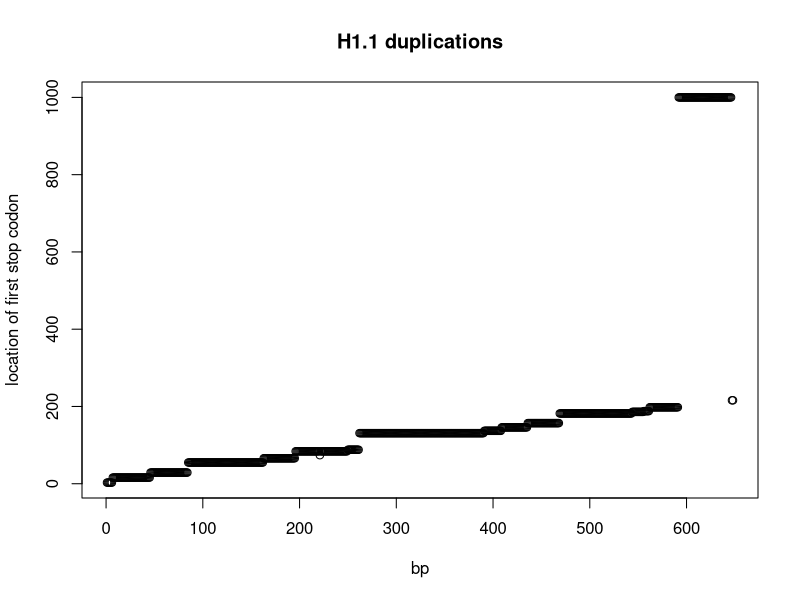

The R source for this figure: (Note: this script raises an error after producing the figure.)
library(stringr)

#insert sequence here, can repeat for different sequences
sequence="ATGTCTGAAACAGTGCCTCCCGCCCCCGCCGCTTCTGCTGCTCCTGAGAAACCTTTAGCTGGCAAGAAGGCAAAGAAACCTGCTAAGGCTGCAGCAGCCTCCAAGAAAAAACCCGCTGGCCCTTCCGTGTCAGAGCTGATCGTGCAGGCTGCTTCCTCCTCTAAGGAGCGTGGTGGTGTGTCGTTGGCAGCTCTTAAAAAGGCGCTGGCGGCCGCAGGCTACGACGTGGAGAAGAACAACAGCCGCATTAAGCTGGGCATTAAGAGCCTGGTAAGCAAGGGAACGTTGGTGCAGACAAAGGGTACCGGAGCCTCGGGTTCCTTCAAGCTCAACAAGAAGGCGTCCTCCGTGGAAACCAAGCCCGGCGCCTCAAAGGTGGCTACAAAAACTAAGGCAACGGGTGCATCTAAAAAGCTCAAAAAGGCCACGGGGGCTAGCAAAAAGAGCGTCAAGACTCCGAAAAAGGCTAAAAAGCCTGCGGCAACAAGGAAATCCTCCAAGAATCCAAAAAAACCCAAAACTGTAAAGCCCAAGAAAGTAGCTAAAAGCCCTGCTAAAGCTAAGGCTGTAAAACCCAAGGCGGCCAAGGCTAGGGTGACGAAGCCAAAGACTGCCAAACCCAAGAAAGCGGCACCCAAGAAAAAGTAA"

#clean up
seq_split=unlist(strsplit(sequence,""))
seq_split=seq_split[seq_split !="\n"]
seq_joined=paste(seq_split,collapse="")

######### DUPLICATIONS

#Generate dataframe with all duplications
seq_dup=as.data.frame(matrix(,nrow=length(seq_split)+1,ncol=length(seq_split)))

for (i in 1:length(seq_split)){
  seq_dup[,i]=append(seq_split,seq_split[i],after=i)
}

#If want all duplications joined

Dup_Joined=as.data.frame(matrix(,nrow=10,ncol=length(seq_split)))

for (i in 1:ncol(Dup_Joined)){
  Dup_Joined[1,i]=paste(seq_dup[,i],collapse="")
  
}

#Find what position a stop codon is at, might need to numbers in here depending on length of amino acid and bp sequences
Dup_codons=as.data.frame(matrix(,nrow=length(seq_split)/3,ncol=length(seq_split)))
for (i in 1:ncol(Dup_Joined)){
  Dup_codons[1:216,i]=sapply(seq(1,648,by=3),function(j) substr(Dup_Joined[1,i],j,j+2))
}

#This sets na's just to 1000, can change if desired
for (i in 1:ncol(Dup_Joined)){
  Dup_codons[217,i]=grep("TAG",Dup_codons[,i])[1]
  Dup_codons[218,i]=grep("TAA",Dup_codons[,i])[1]
  Dup_codons[219,i]=grep("TGA",Dup_codons[,i])[1]
  stringg=c(Dup_codons[217,i],Dup_codons[218,i],Dup_codons[219,i])
  stringg[is.na(stringg)]=1000
  Dup_codons[220,i]=min(as.numeric(stringg))
}

d=c(1:648)
plot(d,Dup_codons[220,],xlab="bp",ylab="location of first stop codon")  
title("H1.1 duplications")

Dup_Joined=Dup_Joined[1,]
write.csv(Dup_Joined, "/path.csv", row.names=FALSE)

#Convert all dna sequences to amino acids, for duplications

Dup_AAs=Dup_codons
Dup_AAs=lapply(Dup_AAs,gsub,pattern="TTT",replacement="F",fixed=TRUE)
Dup_AAs=lapply(Dup_AAs,gsub,pattern="TTC",replacement="F",fixed=TRUE)
Dup_AAs=lapply(Dup_AAs,gsub,pattern="TTA",replacement="L",fixed=TRUE)
Dup_AAs=lapply(Dup_AAs,gsub,pattern="TTG",replacement="L",fixed=TRUE)
Dup_AAs=lapply(Dup_AAs,gsub,pattern="CTT",replacement="L",fixed=TRUE)
Dup_AAs=lapply(Dup_AAs,gsub,pattern="CTC",replacement="L",fixed=TRUE)
Dup_AAs=lapply(Dup_AAs,gsub,pattern="CTA",replacement="L",fixed=TRUE)
Dup_AAs=lapply(Dup_AAs,gsub,pattern="CTG",replacement="L",fixed=TRUE)
Dup_AAs=lapply(Dup_AAs,gsub,pattern="ATT",replacement="I",fixed=TRUE)
Dup_AAs=lapply(Dup_AAs,gsub,pattern="ATC",replacement="I",fixed=TRUE)
Dup_AAs=lapply(Dup_AAs,gsub,pattern="ATA",replacement="I",fixed=TRUE)
Dup_AAs=lapply(Dup_AAs,gsub,pattern="ATG",replacement="M",fixed=TRUE)
Dup_AAs=lapply(Dup_AAs,gsub,pattern="GTT",replacement="V",fixed=TRUE)
Dup_AAs=lapply(Dup_AAs,gsub,pattern="GTC",replacement="V",fixed=TRUE)
Dup_AAs=lapply(Dup_AAs,gsub,pattern="GTA",replacement="V",fixed=TRUE)
Dup_AAs=lapply(Dup_AAs,gsub,pattern="GTG",replacement="V",fixed=TRUE)
Dup_AAs=lapply(Dup_AAs,gsub,pattern="TCT",replacement="S",fixed=TRUE)
Dup_AAs=lapply(Dup_AAs,gsub,pattern="TCC",replacement="S",fixed=TRUE)
Dup_AAs=lapply(Dup_AAs,gsub,pattern="TCA",replacement="S",fixed=TRUE)
Dup_AAs=lapply(Dup_AAs,gsub,pattern="TCG",replacement="S",fixed=TRUE)
Dup_AAs=lapply(Dup_AAs,gsub,pattern="CCT",replacement="P",fixed=TRUE)
Dup_AAs=lapply(Dup_AAs,gsub,pattern="CCC",replacement="P",fixed=TRUE)
Dup_AAs=lapply(Dup_AAs,gsub,pattern="CCA",replacement="P",fixed=TRUE)
Dup_AAs=lapply(Dup_AAs,gsub,pattern="CCG",replacement="P",fixed=TRUE)
Dup_AAs=lapply(Dup_AAs,gsub,pattern="ACT",replacement="T",fixed=TRUE)
Dup_AAs=lapply(Dup_AAs,gsub,pattern="ACC",replacement="T",fixed=TRUE)
Dup_AAs=lapply(Dup_AAs,gsub,pattern="ACA",replacement="T",fixed=TRUE)
Dup_AAs=lapply(Dup_AAs,gsub,pattern="ACG",replacement="T",fixed=TRUE)
Dup_AAs=lapply(Dup_AAs,gsub,pattern="GCT",replacement="A",fixed=TRUE)
Dup_AAs=lapply(Dup_AAs,gsub,pattern="GCC",replacement="A",fixed=TRUE)
Dup_AAs=lapply(Dup_AAs,gsub,pattern="GCA",replacement="A",fixed=TRUE)
Dup_AAs=lapply(Dup_AAs,gsub,pattern="GCG",replacement="A",fixed=TRUE)
Dup_AAs=lapply(Dup_AAs,gsub,pattern="TAT",replacement="Y",fixed=TRUE)
Dup_AAs=lapply(Dup_AAs,gsub,pattern="TAC",replacement="Y",fixed=TRUE)
Dup_AAs=lapply(Dup_AAs,gsub,pattern="TAA",replacement="*",fixed=TRUE)
Dup_AAs=lapply(Dup_AAs,gsub,pattern="TAG",replacement="*",fixed=TRUE)
Dup_AAs=lapply(Dup_AAs,gsub,pattern="CAT",replacement="H",fixed=TRUE)
Dup_AAs=lapply(Dup_AAs,gsub,pattern="CAC",replacement="H",fixed=TRUE)
Dup_AAs=lapply(Dup_AAs,gsub,pattern="CAA",replacement="Q",fixed=TRUE)
Dup_AAs=lapply(Dup_AAs,gsub,pattern="CAG",replacement="Q",fixed=TRUE)
Dup_AAs=lapply(Dup_AAs,gsub,pattern="AAT",replacement="N",fixed=TRUE)
Dup_AAs=lapply(Dup_AAs,gsub,pattern="AAC",replacement="N",fixed=TRUE)
Dup_AAs=lapply(Dup_AAs,gsub,pattern="AAA",replacement="K",fixed=TRUE)
Dup_AAs=lapply(Dup_AAs,gsub,pattern="AAG",replacement="K",fixed=TRUE)
Dup_AAs=lapply(Dup_AAs,gsub,pattern="GAT",replacement="D",fixed=TRUE)
Dup_AAs=lapply(Dup_AAs,gsub,pattern="GAC",replacement="D",fixed=TRUE)
Dup_AAs=lapply(Dup_AAs,gsub,pattern="GAA",replacement="E",fixed=TRUE)
Dup_AAs=lapply(Dup_AAs,gsub,pattern="GAG",replacement="E",fixed=TRUE)
Dup_AAs=lapply(Dup_AAs,gsub,pattern="TGT",replacement="C",fixed=TRUE)
Dup_AAs=lapply(Dup_AAs,gsub,pattern="TGC",replacement="C",fixed=TRUE)
Dup_AAs=lapply(Dup_AAs,gsub,pattern="TGA",replacement="*",fixed=TRUE)
Dup_AAs=lapply(Dup_AAs,gsub,pattern="TGG",replacement="W",fixed=TRUE)
Dup_AAs=lapply(Dup_AAs,gsub,pattern="CGT",replacement="R",fixed=TRUE)
Dup_AAs=lapply(Dup_AAs,gsub,pattern="CGC",replacement="R",fixed=TRUE)
Dup_AAs=lapply(Dup_AAs,gsub,pattern="CGA",replacement="R",fixed=TRUE)
Dup_AAs=lapply(Dup_AAs,gsub,pattern="CGG",replacement="R",fixed=TRUE)
Dup_AAs=lapply(Dup_AAs,gsub,pattern="AGT",replacement="S",fixed=TRUE)
Dup_AAs=lapply(Dup_AAs,gsub,pattern="AGC",replacement="S",fixed=TRUE)
Dup_AAs=lapply(Dup_AAs,gsub,pattern="AGA",replacement="R",fixed=TRUE)
Dup_AAs=lapply(Dup_AAs,gsub,pattern="AGG",replacement="R",fixed=TRUE)
Dup_AAs=lapply(Dup_AAs,gsub,pattern="GGT",replacement="G",fixed=TRUE)
Dup_AAs=lapply(Dup_AAs,gsub,pattern="GGC",replacement="G",fixed=TRUE)
Dup_AAs=lapply(Dup_AAs,gsub,pattern="GGA",replacement="G",fixed=TRUE)
Dup_AAs=lapply(Dup_AAs,gsub,pattern="GGG",replacement="G",fixed=TRUE)

Dup_AAs=as.data.frame(matrix(unlist(Dup_AAs),nrow=length(unlist(Dup_AAs[1]))))
Dup_AAs=Dup_AAs[-(217:220),]

#Join all amino acids
AA_Joined=as.data.frame(matrix(,nrow=1,ncol=length(seq_split)))
for (i in 1:ncol(AA_Joined)){
  AA_Joined[,i]=paste(Dup_AAs[,i],collapse="")
}

#delete everything after first stop codon
for (i in 1:ncol(AA_Joined)){
  AA_Joined[,i]=gsub("[*].*$","",AA_Joined[,i])
}

######To calculate net charge for duplications
AAs_forcharge=as.data.frame(matrix(,nrow=(nrow(Dup_AAs[1])+1),ncol=length(seq_split)))
for (i in 1:ncol(AA_Joined)){
  AAs_forcharge[1:nchar(AA_Joined[,i]),i]=unlist(strsplit(AA_Joined[,i],""))
}
AAs_forcharge[is.na(AAs_forcharge)]=0
for (i in 1:ncol(AAs_forcharge)){
  Ni=c(0.997)
  Nj=c(0.99997)
  for (y in 1:nrow(AAs_forcharge[1])){
    if (AAs_forcharge[y,i]=="R"){
      Ni=append(Ni,0.99999)
    } else if (AAs_forcharge[y,i]=="K"){
      Ni=append(Ni,0.9997)
    } else if (AAs_forcharge[y,i]=="H"){
      Ni=append(Ni,0.0909)
    } else if (AAs_forcharge[y,i]=="D"){
      Nj=append(Nj,0.9992)
    } else if (AAs_forcharge[y,i]=="E"){
      Nj=append(Nj,0.9982)
    } else if (AAs_forcharge[y,i]=="C"){
      Nj=append(Nj,0.0446)
    } else if (AAs_forcharge[y,i]=="Y"){
      Nj=append(Nj,0.00085)
    }
  }
  Z=sum(Ni)-sum(Nj)
  AAs_forcharge[217,i]=Z
}

d=c(1:648)
plot(d,AAs_forcharge[217,],xlab="bp",ylab="Net charge protein")
title("Duplications - Net charge")

#######END DUPLICATIONS


####BEGIN DELETIONS
#Generate dataframe with all deletions
seq_del=as.data.frame(matrix(,nrow=length(seq_split)-1,ncol=length(seq_split)))

for (i in 1:length(seq_split)){
  seq_del[,i]=seq_split[-i]
}

#If want all deletions joined
Del_Joined=as.data.frame(matrix(,nrow=10,ncol=length(seq_split)))

for (i in 1:ncol(Del_Joined)){
  Del_Joined[,i]=paste(seq_del[,i],collapse="")
}

#Locate stop codons for deletions
Del_codons=as.data.frame(matrix(,nrow=216,ncol=length(seq_split)))
for (i in 1:ncol(Del_codons)){
  Del_codons[1:216,i]=sapply(seq(1,648,by=3),function(j) substr(Del_Joined[1,i],j,j+2))
}

for (i in 1:ncol(Del_Joined)){
  Del_codons[217,i]=grep("TAG",Del_codons[,i])[1]
  Del_codons[218,i]=grep("TAA",Del_codons[,i])[1]
  Del_codons[219,i]=grep("TGA",Del_codons[,i])[1]
  stringg=c(Del_codons[217,i],Del_codons[218,i],Del_codons[219,i])
  stringg[is.na(stringg)]=1000
  Del_codons[220,i]=min(as.numeric(stringg))
}
d=c(1:648)
plot(d,Del_codons[220,],xlab="bp",ylab="location of first stop codon")
title("Deletions")

Del_Joined=Del_Joined[1,]
write.csv(Del_Joined, "/path.csv", row.names=FALSE)

#Convert all dna sequences to amino acids, for deletions
Del_AAs=Del_codons
Del_AAs=lapply(Del_AAs,gsub,pattern="TTT",replacement="F",fixed=TRUE)
Del_AAs=lapply(Del_AAs,gsub,pattern="TTC",replacement="F",fixed=TRUE)
Del_AAs=lapply(Del_AAs,gsub,pattern="TTA",replacement="L",fixed=TRUE)
Del_AAs=lapply(Del_AAs,gsub,pattern="TTG",replacement="L",fixed=TRUE)
Del_AAs=lapply(Del_AAs,gsub,pattern="CTT",replacement="L",fixed=TRUE)
Del_AAs=lapply(Del_AAs,gsub,pattern="CTC",replacement="L",fixed=TRUE)
Del_AAs=lapply(Del_AAs,gsub,pattern="CTA",replacement="L",fixed=TRUE)
Del_AAs=lapply(Del_AAs,gsub,pattern="CTG",replacement="L",fixed=TRUE)
Del_AAs=lapply(Del_AAs,gsub,pattern="ATT",replacement="I",fixed=TRUE)
Del_AAs=lapply(Del_AAs,gsub,pattern="ATC",replacement="I",fixed=TRUE)
Del_AAs=lapply(Del_AAs,gsub,pattern="ATA",replacement="I",fixed=TRUE)
Del_AAs=lapply(Del_AAs,gsub,pattern="ATG",replacement="M",fixed=TRUE)
Del_AAs=lapply(Del_AAs,gsub,pattern="GTT",replacement="V",fixed=TRUE)
Del_AAs=lapply(Del_AAs,gsub,pattern="GTC",replacement="V",fixed=TRUE)
Del_AAs=lapply(Del_AAs,gsub,pattern="GTA",replacement="V",fixed=TRUE)
Del_AAs=lapply(Del_AAs,gsub,pattern="GTG",replacement="V",fixed=TRUE)
Del_AAs=lapply(Del_AAs,gsub,pattern="TCT",replacement="S",fixed=TRUE)
Del_AAs=lapply(Del_AAs,gsub,pattern="TCC",replacement="S",fixed=TRUE)
Del_AAs=lapply(Del_AAs,gsub,pattern="TCA",replacement="S",fixed=TRUE)
Del_AAs=lapply(Del_AAs,gsub,pattern="TCG",replacement="S",fixed=TRUE)
Del_AAs=lapply(Del_AAs,gsub,pattern="CCT",replacement="P",fixed=TRUE)
Del_AAs=lapply(Del_AAs,gsub,pattern="CCC",replacement="P",fixed=TRUE)
Del_AAs=lapply(Del_AAs,gsub,pattern="CCA",replacement="P",fixed=TRUE)
Del_AAs=lapply(Del_AAs,gsub,pattern="CCG",replacement="P",fixed=TRUE)
Del_AAs=lapply(Del_AAs,gsub,pattern="ACT",replacement="T",fixed=TRUE)
Del_AAs=lapply(Del_AAs,gsub,pattern="ACC",replacement="T",fixed=TRUE)
Del_AAs=lapply(Del_AAs,gsub,pattern="ACA",replacement="T",fixed=TRUE)
Del_AAs=lapply(Del_AAs,gsub,pattern="ACG",replacement="T",fixed=TRUE)
Del_AAs=lapply(Del_AAs,gsub,pattern="GCT",replacement="A",fixed=TRUE)
Del_AAs=lapply(Del_AAs,gsub,pattern="GCC",replacement="A",fixed=TRUE)
Del_AAs=lapply(Del_AAs,gsub,pattern="GCA",replacement="A",fixed=TRUE)
Del_AAs=lapply(Del_AAs,gsub,pattern="GCG",replacement="A",fixed=TRUE)
Del_AAs=lapply(Del_AAs,gsub,pattern="TAT",replacement="Y",fixed=TRUE)
Del_AAs=lapply(Del_AAs,gsub,pattern="TAC",replacement="Y",fixed=TRUE)
Del_AAs=lapply(Del_AAs,gsub,pattern="TAA",replacement="*",fixed=TRUE)
Del_AAs=lapply(Del_AAs,gsub,pattern="TAG",replacement="*",fixed=TRUE)
Del_AAs=lapply(Del_AAs,gsub,pattern="CAT",replacement="H",fixed=TRUE)
Del_AAs=lapply(Del_AAs,gsub,pattern="CAC",replacement="H",fixed=TRUE)
Del_AAs=lapply(Del_AAs,gsub,pattern="CAA",replacement="Q",fixed=TRUE)
Del_AAs=lapply(Del_AAs,gsub,pattern="CAG",replacement="Q",fixed=TRUE)
Del_AAs=lapply(Del_AAs,gsub,pattern="AAT",replacement="N",fixed=TRUE)
Del_AAs=lapply(Del_AAs,gsub,pattern="AAC",replacement="N",fixed=TRUE)
Del_AAs=lapply(Del_AAs,gsub,pattern="AAA",replacement="K",fixed=TRUE)
Del_AAs=lapply(Del_AAs,gsub,pattern="AAG",replacement="K",fixed=TRUE)
Del_AAs=lapply(Del_AAs,gsub,pattern="GAT",replacement="D",fixed=TRUE)
Del_AAs=lapply(Del_AAs,gsub,pattern="GAC",replacement="D",fixed=TRUE)
Del_AAs=lapply(Del_AAs,gsub,pattern="GAA",replacement="E",fixed=TRUE)
Del_AAs=lapply(Del_AAs,gsub,pattern="GAG",replacement="E",fixed=TRUE)
Del_AAs=lapply(Del_AAs,gsub,pattern="TGT",replacement="C",fixed=TRUE)
Del_AAs=lapply(Del_AAs,gsub,pattern="TGC",replacement="C",fixed=TRUE)
Del_AAs=lapply(Del_AAs,gsub,pattern="TGA",replacement="*",fixed=TRUE)
Del_AAs=lapply(Del_AAs,gsub,pattern="TGG",replacement="W",fixed=TRUE)
Del_AAs=lapply(Del_AAs,gsub,pattern="CGT",replacement="R",fixed=TRUE)
Del_AAs=lapply(Del_AAs,gsub,pattern="CGC",replacement="R",fixed=TRUE)
Del_AAs=lapply(Del_AAs,gsub,pattern="CGA",replacement="R",fixed=TRUE)
Del_AAs=lapply(Del_AAs,gsub,pattern="CGG",replacement="R",fixed=TRUE)
Del_AAs=lapply(Del_AAs,gsub,pattern="AGT",replacement="S",fixed=TRUE)
Del_AAs=lapply(Del_AAs,gsub,pattern="AGC",replacement="S",fixed=TRUE)
Del_AAs=lapply(Del_AAs,gsub,pattern="AGA",replacement="R",fixed=TRUE)
Del_AAs=lapply(Del_AAs,gsub,pattern="AGG",replacement="R",fixed=TRUE)
Del_AAs=lapply(Del_AAs,gsub,pattern="GGT",replacement="G",fixed=TRUE)
Del_AAs=lapply(Del_AAs,gsub,pattern="GGC",replacement="G",fixed=TRUE)
Del_AAs=lapply(Del_AAs,gsub,pattern="GGA",replacement="G",fixed=TRUE)
Del_AAs=lapply(Del_AAs,gsub,pattern="GGG",replacement="G",fixed=TRUE)

Del_AAs=as.data.frame(matrix(unlist(Del_AAs),nrow=length(unlist(Del_AAs[1]))))
Del_AAs=Del_AAs[-(217:220),]

#Join all amino acids
AA_Del_Joined=as.data.frame(matrix(,nrow=1,ncol=length(seq_split)))
for (i in 1:ncol(AA_Del_Joined)){
  AA_Del_Joined[,i]=paste(Del_AAs[,i],collapse="")
}

#delete everything after first stop codon
for (i in 1:ncol(AA_Del_Joined)){
  AA_Del_Joined[,i]=gsub("[*].*$","",AA_Del_Joined[,i])
}

write.csv(AA_Joined, "/path.csv", row.names=FALSE)

#To calculate net charge for duplications
AAs_Del_forcharge=as.data.frame(matrix(,nrow=(nrow(Del_AAs[1])+1),ncol=length(seq_split)))
for (i in 1:ncol(AA_Del_Joined)){
  AAs_Del_forcharge[1:nchar(AA_Del_Joined[,i]),i]=unlist(strsplit(AA_Del_Joined[,i],""))
}
AAs_Del_forcharge[is.na(AAs_Del_forcharge)]=0
for (i in 1:ncol(AAs_Del_forcharge)){
  Ni=c(0.997)
  Nj=c(0.99997)
  for (y in 1:nrow(AAs_Del_forcharge[1])){
    if (AAs_Del_forcharge[y,i]=="R"){
      Ni=append(Ni,0.99999)
    } else if (AAs_Del_forcharge[y,i]=="K"){
      Ni=append(Ni,0.9997)
    } else if (AAs_Del_forcharge[y,i]=="H"){
      Ni=append(Ni,0.0909)
    } else if (AAs_Del_forcharge[y,i]=="D"){
      Nj=append(Nj,0.9992)
    } else if (AAs_Del_forcharge[y,i]=="E"){
      Nj=append(Nj,0.9982)
    } else if (AAs_Del_forcharge[y,i]=="C"){
      Nj=append(Nj,0.0446)
    } else if (AAs_Del_forcharge[y,i]=="Y"){
      Nj=append(Nj,0.00085)
    }
  }
  Z=sum(Ni)-sum(Nj)
  AAs_Del_forcharge[217,i]=Z
}

d=c(1:648)
plot(d,AAs_Del_forcharge[217,],xlab="bp",ylab="Net charge protein")
title("H1E deletions- Net charge")


######END DELETIONS##########

###BEGIN WT

#Compare to WT to correct for length
#Generate joined dataframe for WT and then codons
seq_WT=as.data.frame(matrix(,nrow=1,ncol=length(seq_split)))
for (i in 1:ncol(seq_WT)){
  seq_WT[1,i]=paste(seq_split,collapse="")
  
}

WT_codons=as.data.frame(matrix(,nrow=length(seq_split)/3,ncol=length(seq_split)))
for (i in 1:ncol(WT_codons)){
  WT_codons[,i]=sapply(seq(1,648,by=3),function(j) substr(seq_WT[1,i],j,j+2))
}

WT_AAs=WT_codons
WT_AAs=lapply(WT_AAs,gsub,pattern="TTT",replacement="F",fixed=TRUE)
WT_AAs=lapply(WT_AAs,gsub,pattern="TTC",replacement="F",fixed=TRUE)
WT_AAs=lapply(WT_AAs,gsub,pattern="TTA",replacement="L",fixed=TRUE)
WT_AAs=lapply(WT_AAs,gsub,pattern="TTG",replacement="L",fixed=TRUE)
WT_AAs=lapply(WT_AAs,gsub,pattern="CTT",replacement="L",fixed=TRUE)
WT_AAs=lapply(WT_AAs,gsub,pattern="CTC",replacement="L",fixed=TRUE)
WT_AAs=lapply(WT_AAs,gsub,pattern="CTA",replacement="L",fixed=TRUE)
WT_AAs=lapply(WT_AAs,gsub,pattern="CTG",replacement="L",fixed=TRUE)
WT_AAs=lapply(WT_AAs,gsub,pattern="ATT",replacement="I",fixed=TRUE)
WT_AAs=lapply(WT_AAs,gsub,pattern="ATC",replacement="I",fixed=TRUE)
WT_AAs=lapply(WT_AAs,gsub,pattern="ATA",replacement="I",fixed=TRUE)
WT_AAs=lapply(WT_AAs,gsub,pattern="ATG",replacement="M",fixed=TRUE)
WT_AAs=lapply(WT_AAs,gsub,pattern="GTT",replacement="V",fixed=TRUE)
WT_AAs=lapply(WT_AAs,gsub,pattern="GTC",replacement="V",fixed=TRUE)
WT_AAs=lapply(WT_AAs,gsub,pattern="GTA",replacement="V",fixed=TRUE)
WT_AAs=lapply(WT_AAs,gsub,pattern="GTG",replacement="V",fixed=TRUE)
WT_AAs=lapply(WT_AAs,gsub,pattern="TCT",replacement="S",fixed=TRUE)
WT_AAs=lapply(WT_AAs,gsub,pattern="TCC",replacement="S",fixed=TRUE)
WT_AAs=lapply(WT_AAs,gsub,pattern="TCA",replacement="S",fixed=TRUE)
WT_AAs=lapply(WT_AAs,gsub,pattern="TCG",replacement="S",fixed=TRUE)
WT_AAs=lapply(WT_AAs,gsub,pattern="CCT",replacement="P",fixed=TRUE)
WT_AAs=lapply(WT_AAs,gsub,pattern="CCC",replacement="P",fixed=TRUE)
WT_AAs=lapply(WT_AAs,gsub,pattern="CCA",replacement="P",fixed=TRUE)
WT_AAs=lapply(WT_AAs,gsub,pattern="CCG",replacement="P",fixed=TRUE)
WT_AAs=lapply(WT_AAs,gsub,pattern="ACT",replacement="T",fixed=TRUE)
WT_AAs=lapply(WT_AAs,gsub,pattern="ACC",replacement="T",fixed=TRUE)
WT_AAs=lapply(WT_AAs,gsub,pattern="ACA",replacement="T",fixed=TRUE)
WT_AAs=lapply(WT_AAs,gsub,pattern="ACG",replacement="T",fixed=TRUE)
WT_AAs=lapply(WT_AAs,gsub,pattern="GCT",replacement="A",fixed=TRUE)
WT_AAs=lapply(WT_AAs,gsub,pattern="GCC",replacement="A",fixed=TRUE)
WT_AAs=lapply(WT_AAs,gsub,pattern="GCA",replacement="A",fixed=TRUE)
WT_AAs=lapply(WT_AAs,gsub,pattern="GCG",replacement="A",fixed=TRUE)
WT_AAs=lapply(WT_AAs,gsub,pattern="TAT",replacement="Y",fixed=TRUE)
WT_AAs=lapply(WT_AAs,gsub,pattern="TAC",replacement="Y",fixed=TRUE)
WT_AAs=lapply(WT_AAs,gsub,pattern="TAA",replacement="*",fixed=TRUE)
WT_AAs=lapply(WT_AAs,gsub,pattern="TAG",replacement="*",fixed=TRUE)
WT_AAs=lapply(WT_AAs,gsub,pattern="CAT",replacement="H",fixed=TRUE)
WT_AAs=lapply(WT_AAs,gsub,pattern="CAC",replacement="H",fixed=TRUE)
WT_AAs=lapply(WT_AAs,gsub,pattern="CAA",replacement="Q",fixed=TRUE)
WT_AAs=lapply(WT_AAs,gsub,pattern="CAG",replacement="Q",fixed=TRUE)
WT_AAs=lapply(WT_AAs,gsub,pattern="AAT",replacement="N",fixed=TRUE)
WT_AAs=lapply(WT_AAs,gsub,pattern="AAC",replacement="N",fixed=TRUE)
WT_AAs=lapply(WT_AAs,gsub,pattern="AAA",replacement="K",fixed=TRUE)
WT_AAs=lapply(WT_AAs,gsub,pattern="AAG",replacement="K",fixed=TRUE)
WT_AAs=lapply(WT_AAs,gsub,pattern="GAT",replacement="D",fixed=TRUE)
WT_AAs=lapply(WT_AAs,gsub,pattern="GAC",replacement="D",fixed=TRUE)
WT_AAs=lapply(WT_AAs,gsub,pattern="GAA",replacement="E",fixed=TRUE)
WT_AAs=lapply(WT_AAs,gsub,pattern="GAG",replacement="E",fixed=TRUE)
WT_AAs=lapply(WT_AAs,gsub,pattern="TGT",replacement="C",fixed=TRUE)
WT_AAs=lapply(WT_AAs,gsub,pattern="TGC",replacement="C",fixed=TRUE)
WT_AAs=lapply(WT_AAs,gsub,pattern="TGA",replacement="*",fixed=TRUE)
WT_AAs=lapply(WT_AAs,gsub,pattern="TGG",replacement="W",fixed=TRUE)
WT_AAs=lapply(WT_AAs,gsub,pattern="CGT",replacement="R",fixed=TRUE)
WT_AAs=lapply(WT_AAs,gsub,pattern="CGC",replacement="R",fixed=TRUE)
WT_AAs=lapply(WT_AAs,gsub,pattern="CGA",replacement="R",fixed=TRUE)
WT_AAs=lapply(WT_AAs,gsub,pattern="CGG",replacement="R",fixed=TRUE)
WT_AAs=lapply(WT_AAs,gsub,pattern="AGT",replacement="S",fixed=TRUE)
WT_AAs=lapply(WT_AAs,gsub,pattern="AGC",replacement="S",fixed=TRUE)
WT_AAs=lapply(WT_AAs,gsub,pattern="AGA",replacement="R",fixed=TRUE)
WT_AAs=lapply(WT_AAs,gsub,pattern="AGG",replacement="R",fixed=TRUE)
WT_AAs=lapply(WT_AAs,gsub,pattern="GGT",replacement="G",fixed=TRUE)
WT_AAs=lapply(WT_AAs,gsub,pattern="GGC",replacement="G",fixed=TRUE)
WT_AAs=lapply(WT_AAs,gsub,pattern="GGA",replacement="G",fixed=TRUE)
WT_AAs=lapply(WT_AAs,gsub,pattern="GGG",replacement="G",fixed=TRUE)

WT_AAs=as.data.frame(matrix(unlist(WT_AAs),nrow=length(unlist(WT_AAs[1]))))
WT_AAs=WT_AAs[-(217:220),]

###WT length for duplications

WT=as.data.frame(matrix(,nrow=(nrow(WT_AAs[1])+1),ncol=length(seq_split)))
for (i in 1:ncol(WT)){
  WT[1:nchar(AA_Joined[,i]),i]=as.character(WT_AAs[1:nchar(AA_Joined[,i]),i])
}

WT[is.na(WT)]=0
for (i in 1:ncol(WT)){
  Ni=c(0.997)
  Nj=c(0.99997)
  for (y in 1:nrow(WT[1])){
    if (WT[y,i]=="R"){
      Ni=append(Ni,0.99999)
    } else if (WT[y,i]=="K"){
      Ni=append(Ni,0.9997)
    } else if (WT[y,i]=="H"){
      Ni=append(Ni,0.0909)
    } else if (WT[y,i]=="D"){
      Nj=append(Nj,0.9992)
    } else if (WT[y,i]=="E"){
      Nj=append(Nj,0.9982)
    } else if (WT[y,i]=="C"){
      Nj=append(Nj,0.0446)
    } else if (WT[y,i]=="Y"){
      Nj=append(Nj,0.00085)
    }
  }
  Z=sum(Ni)-sum(Nj)
  WT[217,i]=Z
}

points(d,WT[217,],col="red")

#Subtract WT from Mut
Net_dup=unlist(as.numeric(AAs_forcharge[217,]))-unlist(as.numeric(WT[217,]))
write.csv(Net_dup, "/path.csv", row.names=FALSE)
plot(d,Net_dup,ylim=c(-40,20),ylab="Net charge (Mut-WT)",xlab="BP")
title("Duplications")

#WT length for deletions

WT_Del=as.data.frame(matrix(,nrow=(nrow(WT_AAs[1])+1),ncol=length(seq_split)))
for (i in 1:ncol(WT_Del)){
  WT_Del[1:nchar(AA_Del_Joined[,i]),i]=as.character(WT_AAs[1:nchar(AA_Del_Joined[,i]),i])
}

WT_Del[is.na(WT_Del)]=0
for (i in 1:ncol(WT_Del)){
  Ni=c(0.997)
  Nj=c(0.99997)
  for (y in 1:nrow(WT_Del[1])){
    if (WT[y,i]=="R"){
      Ni=append(Ni,0.99999)
    } else if (WT_Del[y,i]=="K"){
      Ni=append(Ni,0.9997)
    } else if (WT_Del[y,i]=="H"){
      Ni=append(Ni,0.0909)
    } else if (WT_Del[y,i]=="D"){
      Nj=append(Nj,0.9992)
    } else if (WT_Del[y,i]=="E"){
      Nj=append(Nj,0.9982)
    } else if (WT_Del[y,i]=="C"){
      Nj=append(Nj,0.0446)
    } else if (WT_Del[y,i]=="Y"){
      Nj=append(Nj,0.00085)
    }
  }
  Z=sum(Ni)-sum(Nj)
  WT_Del[217,i]=Z
}

plot(d,AAs_Del_forcharge[217,],xlab="bp",ylab="Net charge protein")
points(d,WT_Del[217,],col="red")
title("deletions - net charge")

#Subtract WT from Mut
Net_dels=unlist(as.numeric(AAs_Del_forcharge[217,]))-unlist(as.numeric(WT_Del[217,]))
write.csv(Net_dels, "/path.csv", row.names=FALSE)
plot(d,Net_dels,ylim=c(-40,20),ylab="Net charge (Mut-WT)",xlab="BP")
title("Deletions")

